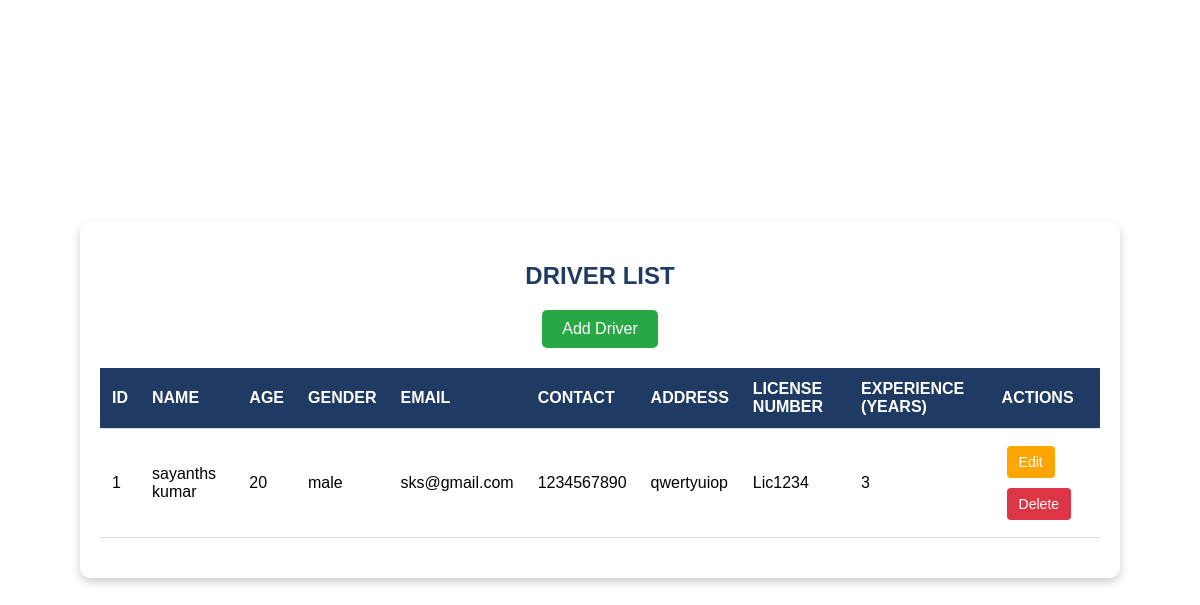
The page /viewdriver on the database its author committed.
### myapp/models.py (models this page shows)
class Driver_model(models.Model):
    bus_id = models.ForeignKey(login_model, on_delete=models.CASCADE, null=True, blank=True)
    name = models.CharField(max_length=100, null=True, blank=True)
    age = models.CharField(max_length=100, null=True, blank=True)
    email = models.CharField(max_length=100, null=True, blank=True)
    address = models.CharField(max_length=100, null=True, blank=True)
    license = models.CharField(max_length=100, null=True, blank=True)
    experience = models.CharField(max_length=100, null=True, blank=True)
    contact = models.CharField(max_length=100, null=True, blank=True)
    gender = models.CharField(max_length=100, null=True, blank=True)

### myapp/views.py (the view)
# urls.py: path('viewdriver', viewdriver.as_view(), name='viewdriver'),
class viewdriver(View):
    def get(self, request):
        c=Driver_model.objects.all()
        return render(request, 'administrator/viewdriver.html', {'data':c})

### templates/administrator/viewdriver.html (shortened to what this page needs)
<!DOCTYPE html>
<html lang="en">
<head>
</head>
<body>
    <div class="table-container">
        <h2>Driver List</h2>
        <a href="/driverRE" class="add-btn">Add Driver</a>
        <table>
            <thead>
                <tr>
                    <th>ID</th>
                    <th>Name</th>
                    <th>Age</th>
                    <th>Gender</th>
                    <th>Email</th>
                    <th>Contact</th>
                    <th>Address</th>
                    <th>License Number</th>
                    <th>Experience (Years)</th>
                    <th>Actions</th>
                </tr>
            </thead>
            <tbody>
                {% for i in data %}
                <tr>
                    <td>{{ forloop.counter }}</td>
                    <td>{{ i.name }}</td>
                    <td>{{ i.age }}</td>
                    <td>{{ i.gender }}</td>
                    <td>{{ i.email }}</td>
                    <td>{{ i.contact }}</td>
                    <td>{{ i.address }}</td>
                    <td>{{ i.license }}</td>
                    <td>{{ i.experience }}</td>
                    <td>
                        <a href="/edit/{{ i.id }}"onclick="return confirm('Are you sure you want to edit')"><button class="btn btn-edit">Edit</button></a>
                        <a href="/delete/{{ i.id }}"onclick="return confirm('Are sure you want to delete')"><button class="btn btn-delete">Delete</button></a>
                    </td>
                </tr>
                {% endfor %}
            </tbody>
        </table>
    </div>
</body>
</html>

### templates/administrator/viewdriver.html (style rules this page uses)
body { font-family: 'Arial', sans-serif; margin: 0; padding: 0; background: #ffffff; display: flex; justify-content: center; align-items: center; min-height: 100vh; }
.table-container { width: 90%; max-width: 1000px; background: white; color: black; border-radius: 10px; padding: 20px; box-shadow: 0 4px 10px rgba(0, 0, 0, 0.2); text-align: center; }
h2 { margin-bottom: 20px; color: #1f3b63; text-transform: uppercase; }
table { width: 100%; border-collapse: collapse; margin-bottom: 20px; }
th, td { padding: 12px; text-align: left; border-bottom: 1px solid #ddd; }
th { background-color: #1f3b63; color: white; text-transform: uppercase; }
.btn { padding: 8px 12px; border: none; border-radius: 4px; cursor: pointer; font-size: 14px; margin: 5px; }
.btn-edit { background-color: #ffa500; color: white; }
.btn-delete { background-color: #dc3545; color: white; }
.add-btn { display: inline-block; margin-bottom: 20px; padding: 10px 20px; background-color: #28a745; color: white; text-decoration: none; border-radius: 5px; font-size: 16px; }

### rows shown on the page
Driver_model: name "sayanths kumar", age "20", gender "male", email "sks@gmail.com", contact "1234567890", address "qwertyuiop", license "Lic1234", experience "3"
